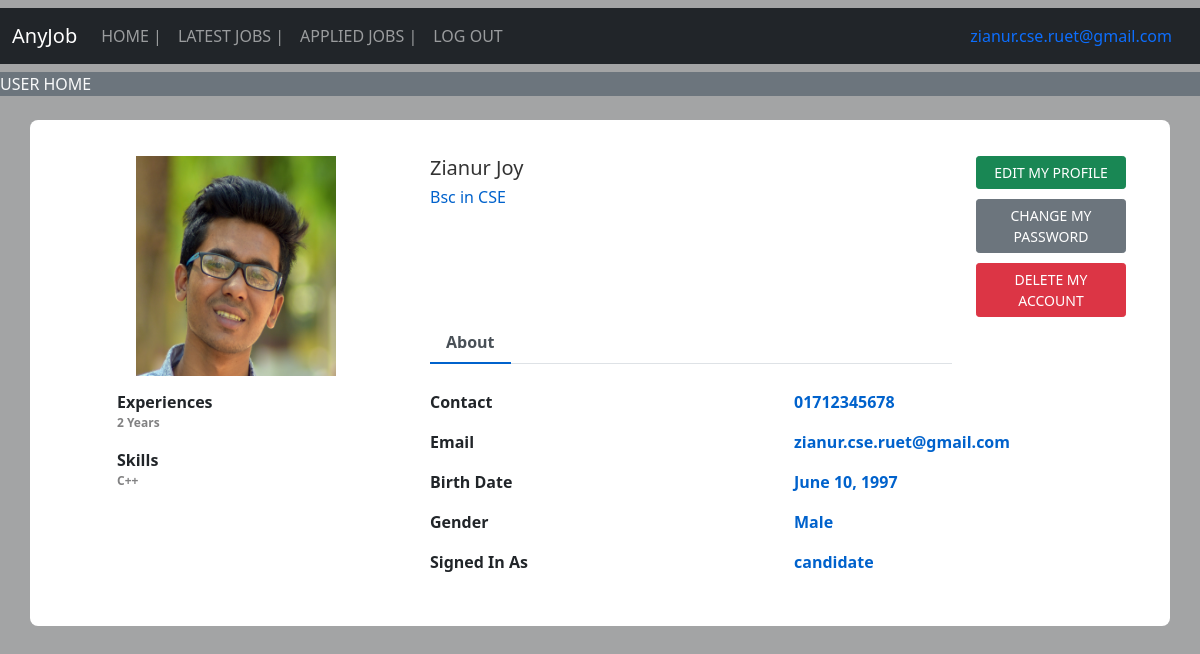
/user_home (signed in), run on the app's committed database.
### job/models.py (models this page shows, shortened)
class Candidate(models.Model):
    contact = models.CharField(max_length=15)
    image = models.FileField(upload_to="candidate/images", null=True)
    education = models.CharField(max_length=50,null=True)
    experience = models.CharField(max_length=50,null=True)
    skill = models.CharField(max_length=50,null=True)
    gender = models.CharField(max_length=15,null=True)
    birth_date = models.DateField()
    type = models.CharField(max_length=15,null=True)
    user = OneToOneField(User, on_delete=CASCADE,null=True)

### job/views.py (the view)
# urls.py: path('user_home', views.user_home, name="user_home"),
def user_home(request):
    if not request.user.is_authenticated:
        return redirect('user_login')
    user = request.user
    candidate= Candidate.objects.get(user=user)
    d = {'candidate': candidate}
    return render(request, 'user_home.html', d)

### job/templates/user_home.html (shortened to what this page needs)
{% extends 'user_navigation.html' %}
{% block head %}
<link href="/static/css/user_home.css" rel="stylesheet">
{% endblock head %}
{% block body %}
<marquee class="bg-secondary text-light" width="100%" direction="right" height="25px">
  USER HOME
</marquee>
<div class="container emp-profile">
    <form method="post">
        <div class="row">
            <div class="col-md-4">
                <div class="profile-img">
                    <img src="{{candidate.image.url}}"alt="">
                </div>
            </div>
            <div class="col-md-6">
                <div class="profile-head">
                    <h5>
                        {{candidate.user.first_name}} {{candidate.user.last_name}}
                    </h5>
                    <h6>
                        {{candidate.education}}
                    </h6>
                    <ul class="nav nav-tabs about" id="myTab" role="tablist">
                        <li class="nav-item">
                            <button class="nav-link active disabled" id="home-tab" data-toggle="tab" role="tab" aria-controls="home" aria-selected="true">About</button>
                        </li>
                    </ul>
                </div>
            </div>
            <div class="col-md-2">
                <a style="margin-bottom: 10px; width: 150px; padding: 5px;" href="/edit_profile_user" class="btn btn-success btn-sm">EDIT MY PROFILE</a>
                <a style="margin-bottom: 10px; width: 150px; padding: 5px;" href="/change_password_user" class="btn btn-secondary btn-sm">CHANGE MY PASSWORD</a>
                <a style="width: 150px; padding: 5px;" href="/delete_user_own" class="btn btn-danger btn-sm" onclick="return confirm('Are You Sure?')">DELETE MY ACCOUNT</a>
            </div>
        </div>
        <div class="row">
            <div class="col-md-4">
                <div class="profile-work">
                    <div>
                        <label for="">Experiences</label>
                        <p>{{candidate.experience}}</p>
                    </div>
                    <div>
                        <label for="">Skills</label>
                        <p>{{candidate.skill}}</p>
                    </div>
                </div>
            </div>
            <div class="col-md-8">
                <div class="tab-content profile-tab" id="myTabContent">
                    <div class="tab-pane fade show active" id="home" role="tabpanel" aria-labelledby="home-tab">
                        <div class="row">
                            <div class="col-md-6">
                                <label>Contact</label>
                            </div>
                            <div class="col-md-6">
                                <p>{{candidate.contact}}</p>
                            </div>
                        </div>
                        <div class="row">
                            <div class="col-md-6">
                                <label>Email</label>
                            </div>
                            <div class="col-md-6">
                                <p>{{candidate.user.username}}</p>
                            </div>
                        </div>
                        <div class="row">
                            <div class="col-md-6">
                                <label>Birth Date</label>
                            </div>
                            <div class="col-md-6">
                                <p>{{candidate.birth_date}}</p>
                            </div>
                        </div>
                        <div class="row">
                            <div class="col-md-6">
                                <label>Gender</label>
                            </div>
                            <div class="col-md-6">
                                <p>{{candidate.gender}}</p>
                            </div>
                        </div>
                        <div class="row">
                            <div class="col-md-6">
                                <label>Signed In As</label>
                            </div>
                            <div class="col-md-6">
                                <p>{{candidate.type}}</p>
                            </div>
                        </div>
                    </div>
                </div>
            </div>
        </div>
    </form>
</div>
{% endblock body %}

### job/templates/user_navigation.html (shortened to what this page needs)
<!doctype html>
<html lang="en">
  <head>
    <link href="https://cdn.jsdelivr.net/npm/bootstrap@5.0.1/dist/css/bootstrap.min.css" rel="stylesheet">
    <link rel="stylesheet" href="//cdn.datatables.net/1.10.24/css/jquery.dataTables.min.css">
    <link rel="stylesheet" href="https://cdn.datatables.net/buttons/1.7.0/css/buttons.dataTables.min.css">
    {% block head %} {% endblock head %}
  </head>
  <body>
    <nav class="navbar navbar-expand-lg navbar-dark bg-dark my-2">
        <div class="container-fluid">
          <a class="navbar-brand">AnyJob</a>
          <div class="collapse navbar-collapse" id="navbarSupportedContent">
            <ul class="navbar-nav me-auto mb-2 mb-lg-0">
              <li class="nav-item">
                <a class="nav-link" aria-current="page" href="/user_home">HOME  |</a>
              </li>
              <li class="nav-item">
                <a class="nav-link" href="/latest_jobs">LATEST JOBS  |</a>
              </li>
              <li class="nav-item">
                <a class="nav-link" href="/applied_jobs">APPLIED JOBS  |</a>
              </li>
              <li class="nav-item">
                <a class="nav-link" href="/logout_user_admin">LOG OUT</a>
              </li>
            </ul>
            <li class="nav-item d-flex">
              <a class="nav-link" href="user_home"> {{request.user.username}} </a>
            </li>
          </div>
        </div>
      </nav>
      {% block body %} {% endblock body %}
  </body>
</html>

### job/static/css/user_home.css (style rules this page uses)
body { background: -webkit-linear-gradient(left, #a3a4a5, #a3a4a5); }
.emp-profile { padding: 3%; margin-top: 2%; margin-bottom: 2%; border-radius: 0.5rem; background: #fff; }
.profile-img { text-align: center; }
.profile-img img { width: 200px; height: 220px; }
.profile-head h5 { color: #333; }
.profile-head h6 { color: #0062cc; }
.profile-head .nav-tabs { margin-bottom:5%; }
.profile-head .nav-tabs .nav-link { font-weight:600; border: none; }
.profile-head .nav-tabs .nav-link.active { border: none; border-bottom:2px solid #0062cc; }
.profile-work { padding: 15%; margin-top: -15%; }
.profile-work p { font-size: 12px; color: #818182; font-weight: 700; }
.profile-tab label { font-weight: 600; }
.profile-tab p { font-weight: 600; color: #0062cc; }
h6 { margin-bottom: 22%; }

### job/templates/user_navigation.html (style rules this page uses)
label { font-weight: bold; }

### data on the page
Candidate: image (picture), user.first_name "Zianur", user.last_name "Joy", education "Bsc in CSE", experience "2 Years", skill "C++", contact "01712345678", user.username "zianur.cse.ruet@gmail.com", birth_date "June 10, 1997", gender "Male", type "candidate"

### other printed values
{{ request.user.username }} "zianur.cse.ruet@gmail.com"
